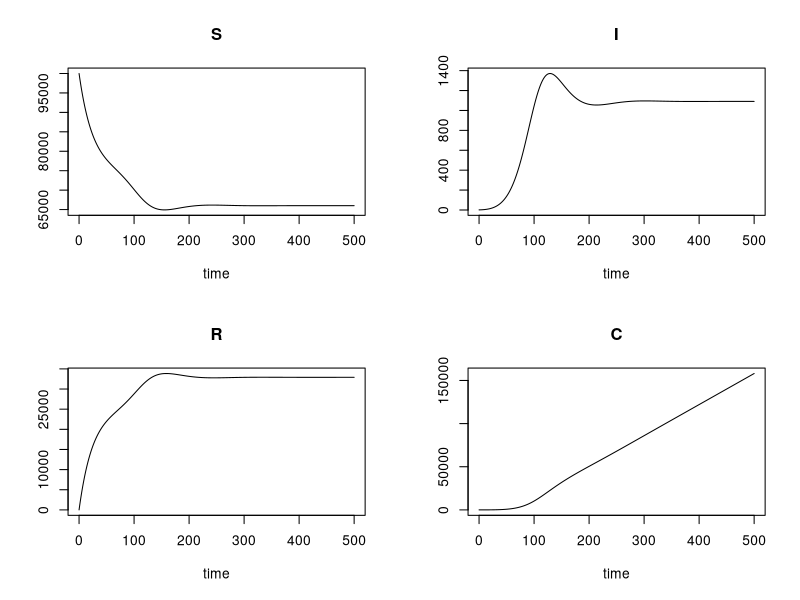
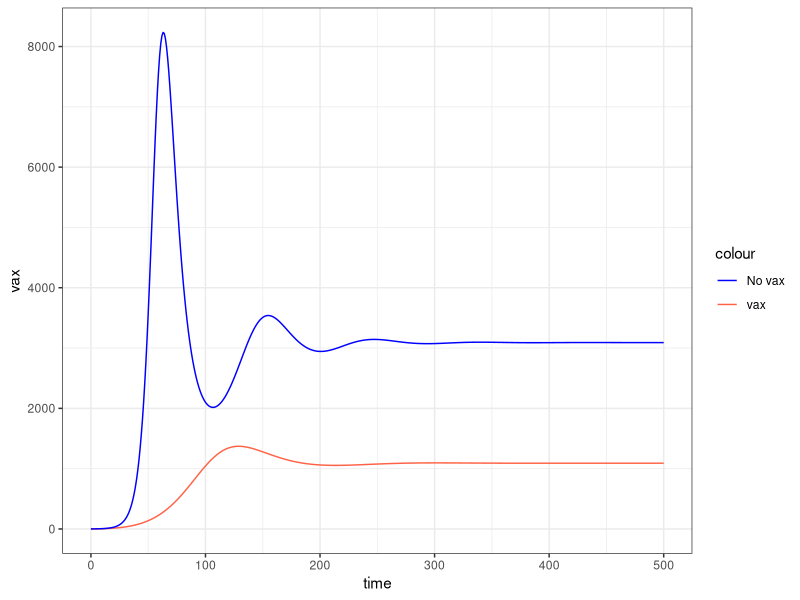
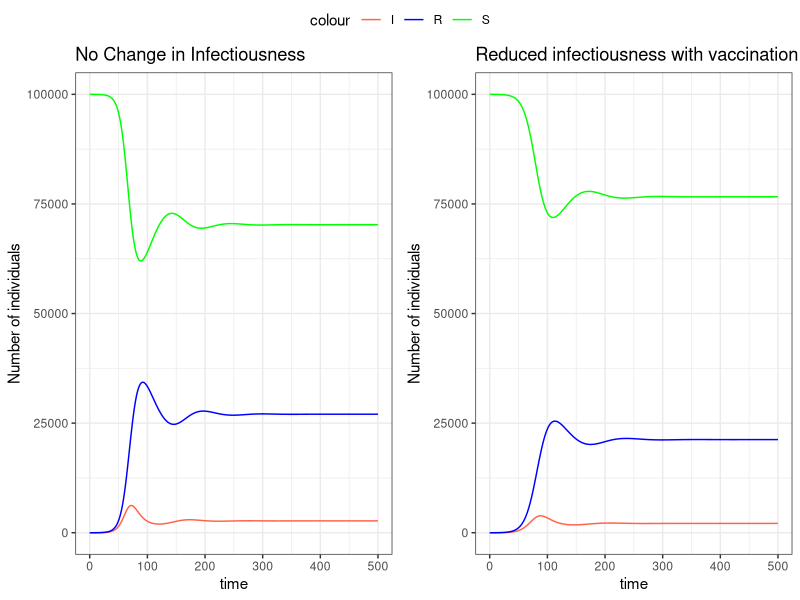
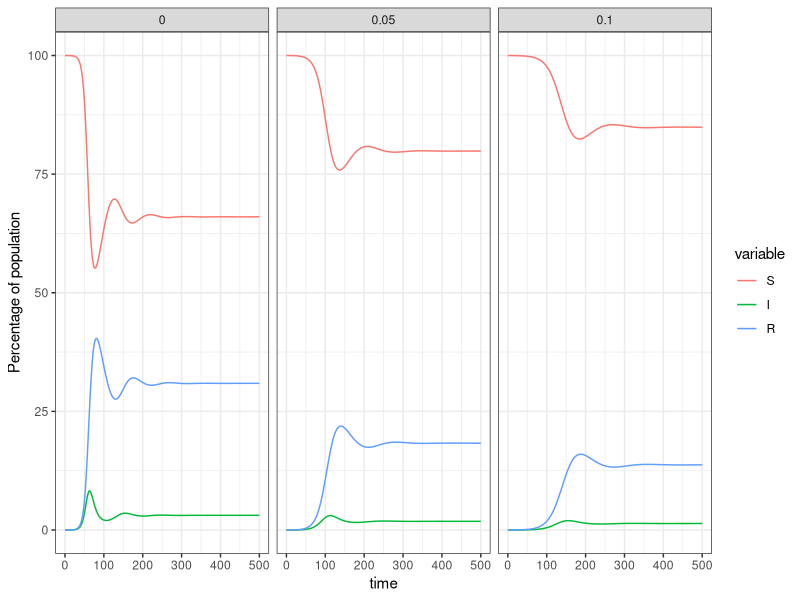
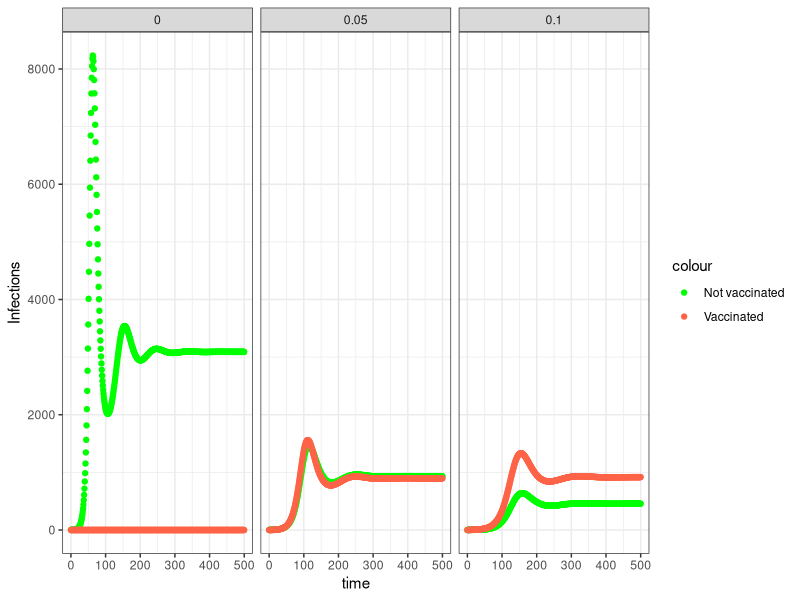
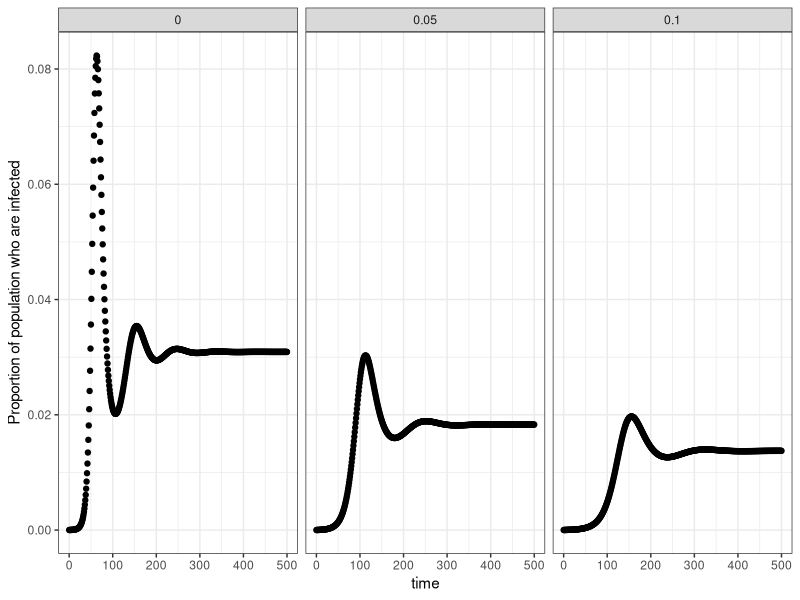
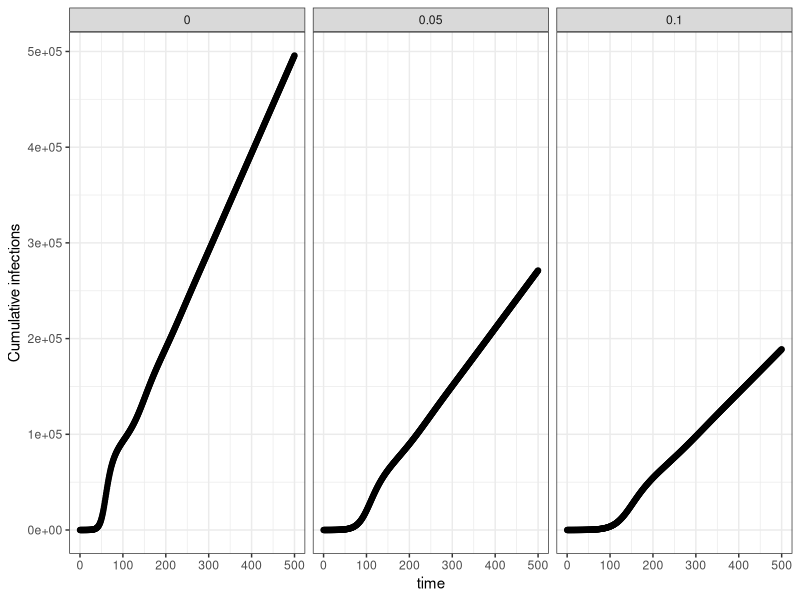
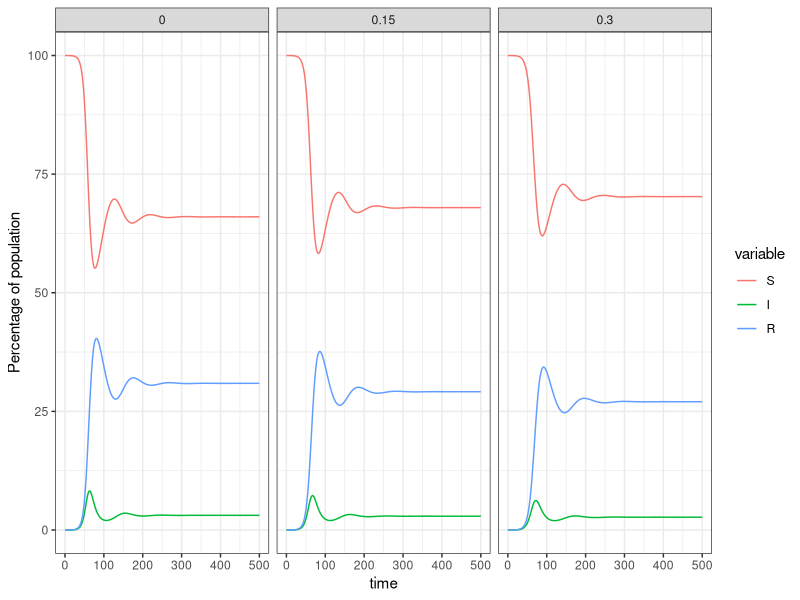

Reproduce these figures in R, in order.
## ---- chunk 1
knitr::opts_chunk$set(echo = TRUE)
library(deSolve)
library(ggplot2)
library(reshape2)
library(dplyr)
library(ggpubr)
## ---- chunk 2
## A. Vaccination provides perfect protection from infection: S -> R ##
OpenSIR_Vax_pp<-function(t, state, params) {
  with(as.list(c(state, params)),{
    N = S + I + R

    #SIR w/ demography equations from lecture
    dS <- -beta*S*I/N + birth*N - death*S - mu*S
    dI <- beta*S*I/N - death*I - gamma*I
    dR <- gamma*I + mu*S - death*R
    # cumulative incidence
    dC <- beta*S*I/N
    # return the rates of change as a list
    list(c(dS, dI, dR, dC))
  })
}
## ---- chunk 3
# 2. Define parameters and starting compartment sizes
params <- c(beta = 0.5, #effective contact rate (aka transmission rate)
                gamma = 0.3, #recovery rate (1/duration infection)
                birth = 0.03, #birth rate (per capita)
                death = 0.03, #all-cause mortality rate
                mu = 0.01 # vaccination rate
)

# Initial state distribution
state.pp <- c(S = 99999, #population of 100,000, 1 person starts of infected
              I = 1,
              R = 0,
              C = 0)
## ---- chunk 4
T_end <- 500 #run model for 500 time steps (e.g. months)
times <- seq(0, T_end, by = 1) #runs the model for 500 time steps (e.g. months), and computes output at each time step

# Run the base-case
output.vax.pp <- ode(y = state.pp, times = times, func = OpenSIR_Vax_pp, parms = params)
## ---- chunk 5
# Plot the basecase result
plot(output.vax.pp)
## ---- chunk 6
# Copy parameters
temp_param <- params
# Set vaccination rate = 0
temp_param['mu'] = 0
# Run ode solver and save the outcome in temperary output variable
temp_output <-  ode(y = state.pp, times = times, func = OpenSIR_Vax_pp, parms = temp_param)
# Create a dataset to compare no_vax and vax output
I_dt <- data.frame(time = temp_output[,'time'],no_vax = temp_output[,'I'], vax = output.vax.pp[,'I'])
# Plot the dataset
ggplot(I_dt)+
  geom_line(aes(time,vax,color='vax'))+
  geom_line(aes(time,no_vax,color='No vax'))+
  theme_bw()+
  scale_color_manual(values=c("blue","tomato"))
## ---- chunk 7
## B. Vaccination provides imperfect protection from infection ##
# B-1. No change in infectiousness
# 1. Define model function
OpenSIR_Vax_ip1<-function(t, state, params) {
  with(as.list(c(state, params)),{
    N = S_NotV + S_V + I_NotV + I_V + R_NotV + R_V

    #compartments without vaccination
    dS_NotV <- -beta*S_NotV*(I_NotV+I_V)/N + birth*N - death*S_NotV - mu*S_NotV
    dI_NotV <- beta*S_NotV*(I_NotV+I_V)/N - death*I_NotV - gamma*I_NotV
    dR_NotV <- gamma*I_NotV - death*R_NotV
    #compartments with vaccination
    dS_V <- -beta*S_V*(I_NotV+I_V)/N*(1-alpha) - death*S_V + mu*S_NotV
    dI_V <- beta*S_V*(I_NotV+I_V)/N*(1-alpha) - death*I_V - gamma*I_V
    dR_V <- gamma*I_V - death*R_V

    #cumulative number of cases
    dC <- beta*S_NotV*(I_NotV+I_V)/N + beta*S_V*(I_NotV+I_V)/N*(1-alpha)

    # return the rates of change as a list
    list(c(dS_NotV,dS_V,dI_NotV,dI_V, dR_NotV,dR_V,dC))
  })
}
## ---- chunk 8
# 1. Define model function
# B-2. Change in risk of infecting others with vaccination
OpenSIR_Vax_ip2<-function(t, state, params) {
  with(as.list(c(state, params)),{
    N = S_NotV + S_V + I_NotV + I_V + R_NotV + R_V
    beta.2 = mbeta*beta.1 # transmission rate given vaccination
    #compartments without vaccination
    dS_NotV <- -beta.1*S_NotV*I_NotV/N - beta.2*S_NotV*I_V/N + birth*N - death*S_NotV - mu*S_NotV
    dI_NotV <- beta.1*S_NotV*I_NotV/N + beta.2*S_NotV*I_V/N - death*I_NotV - gamma*I_NotV
    dR_NotV <- gamma*I_NotV - death*R_NotV
    #compartments with vaccination
    dS_V <- -beta.1*S_V*I_NotV/N*(1-alpha) - beta.2*S_V*I_V/N*(1-alpha) - death*S_V + mu*S_NotV
    dI_V <- beta.1*S_V*I_NotV/N*(1-alpha) + beta.2*S_V*I_V/N*(1-alpha) - death*I_V - gamma*I_V
    dR_V <- gamma*I_V - death*R_V

    #cumulative number of cases
    dC <- beta.1*S_NotV*I_NotV/N + beta.1*S_V*I_NotV/N*(1-alpha) + beta.2*S_NotV*I_V/N + beta.2*S_V*I_V/N*(1-alpha)

    # return the rates of change as a list
    list(c(dS_NotV,dS_V,dI_NotV,dI_V, dR_NotV,dR_V, dC))
  })
}
## ---- chunk 9
# 2. Define parameters and starting compartment sizes
params <- c(beta = 0.5, #effective contact rate (aka transmission rate)
                beta.1 = 0.5, # transmission rate given no-vaccination
                mbeta = 0.5, # 1 if no change in infectiousness with vaccination,
                           # less than 1 if reduced infectiousness with vaccination
                gamma = 0.3, #recovery rate (1/duration infection)
                birth = 0.03, #birth rate (per capita)
                death = 0.03, #all-cause mortality rate
                mu = 0.01, # vaccination rate
                alpha = 0.3 # vaccine effectiveness

)

# initial state
state.ip <- c(S_NotV = 99999,
              S_V = 0,
              I_NotV = 1,
              I_V = 0,
              R_NotV = 0,
              R_V = 0,
              C = 0)
## ---- chunk 10
T_end <- 500 #run model for 500 time steps (e.g. months)
times <- seq(0, T_end, by = 1) #runs the model for 500 time steps (e.g. months), and computes output at each time step

# Run ODE solver
output.vax.ip1 <- ode(y = state.ip, times = times, func = OpenSIR_Vax_ip1, parms = params)
output.vax.ip2 <- ode(y = state.ip, times = times, func = OpenSIR_Vax_ip2, parms = params)
# Calculate S, I, and R
output.vax.ip1 <- as.data.frame(output.vax.ip1) %>%
  mutate(S = S_V + S_NotV,
         I = I_V + I_NotV,
         R = R_V + R_NotV)
output.vax.ip2 <- as.data.frame(output.vax.ip2) %>%
  mutate(S = S_V + S_NotV,
         I = I_V + I_NotV,
         R = R_V + R_NotV)
## ---- chunk 11
# Plot base-case outcomes
g1<- ggplot(output.vax.ip1)+
        geom_line(aes(time,S,color="S"))+
        geom_line(aes(time,I,color="I"))+
        geom_line(aes(time,R,color="R"))+
        scale_color_manual(values=c("tomato","blue","green"))+
        ggtitle("No Change in Infectiousness")+
        ylab("Number of individuals")+
        theme_bw()
g2<- ggplot(output.vax.ip2)+
        geom_line(aes(time,S,color="S"))+
        geom_line(aes(time,I,color="I"))+
        geom_line(aes(time,R,color="R"))+
        scale_color_manual(values=c("tomato","blue","green"))+
        ggtitle("Reduced infectiousness with vaccination")+
        ylab("Number of individuals")+
       theme_bw()
# side-by-side plot
ggarrange(g1,g2,common.legend = TRUE)
## ---- chunk 12
# 1. Vaccination rate (on OpenSIR_Vax_ip1)
mu_list <- seq(0,0.1,length.out=3) # a vector of vaccination rate
mu_out_all <- data.frame() # an empty dataset to save outputs

for(this_mu in mu_list){
  temp_param <- params # copy parameters
  temp_param[['mu']] <- this_mu # replace mu
  this_out <- data.frame(ode(y = state.ip, times = times, func = OpenSIR_Vax_ip1, parms = temp_param)) # run ode solver
  # compute S, I, R and save mu in this cycle
  this_out <- this_out %>%
    mutate(N = S_NotV + S_V + I_NotV + I_V + R_NotV + R_V,
           mu = this_mu,
           S = S_NotV + S_V,#total susceptible
           I = I_NotV + I_V, # total infected
           R = R_NotV + R_V) # total recovered
  # stack the result
  if(this_mu == mu_list[1]){
    mu_out_all <- this_out
  }else{
    mu_out_all <- rbind(mu_out_all, this_out)
  }
}
# Change the output data to long-form data
mu_out_all_t <- melt(mu_out_all %>% select(time,S,I,R,N,mu), id.vars=c("time","mu","N"))
# Plot S, I, R
ggplot(mu_out_all_t) +
  geom_line(aes(x=time,y=value/N*100,color=variable))+
  ylab("Percentage of population")+
  facet_wrap(.~mu)+
  theme_bw()
# Plot I stratified by vaccination status
ggplot(mu_out_all)+
  geom_point(aes(x=time,y=I_NotV,color='Not vaccinated'))+
  geom_point(aes(x=time,y=I_V,color='Vaccinated'))+
  ylab("Infections")+
  facet_wrap(.~mu)+
  scale_color_manual(values=c("green","tomato"))+
  theme_bw()
# Plot prevalence of I (I/N)
ggplot(mu_out_all) +
  geom_point(aes(x=time,y=I/N))+
  facet_wrap(.~mu)+
  ylab("Proportion of population who are infected")+
  theme_bw()
# Cumulative number of infections
ggplot(mu_out_all) +
  geom_point(aes(x=time,y=C))+
  facet_wrap(.~mu)+
  ylab("Cumulative infections")+
  theme_bw()
## ---- chunk 13
# 2. Vaccine effectiveness
alpha_list <- seq(0,0.3,length.out=3) # a vector of vaccine effectiveness
alpha_out_all <- data.frame() # an empty dataset to save outputs

for(this_alpha in alpha_list){
  temp_param <- params # copy parameters
  temp_param[['alpha']] <- this_alpha # replace alpha
  this_out <- data.frame(ode(y = state.ip, times = times, func = OpenSIR_Vax_ip1, parms = temp_param)) # run ode solver
  # compute S, I, R and save mu in this cycle
  this_out <- this_out %>%
    mutate(N = S_NotV + S_V + I_NotV + I_V + R_NotV + R_V,
           alpha = this_alpha,
           S = S_NotV + S_V,
           I = I_NotV + I_V,
           R = R_NotV + R_V)
  # Stack the result
  if(this_alpha == alpha_list[1]){
    alpha_out_all <- this_out
  }else{
    alpha_out_all <- rbind(alpha_out_all, this_out)
  }
}
# Change the outcome data to long-form data
alpha_out_all_t <- melt(alpha_out_all%>% select(time,S,I,R,N,alpha), id.vars=c("time","alpha","N"))
# Plot S, I, R
ggplot(alpha_out_all_t) +
  geom_line(aes(x=time,y=value/N*100,color=variable))+
  ylab("Percentage of population")+
  facet_wrap(.~alpha)+
  theme_bw()
# Plot S, I, R stratified by vaccination status
ggplot(alpha_out_all)+
  geom_point(aes(x=time,y=I_NotV,color='Not vaccinated'))+
  geom_point(aes(x=time,y=I_V,color='Vaccinated'))+
  ylab("Infections")+
  facet_wrap(.~alpha)+
  scale_color_manual(values=c("green","tomato"))+
  theme_bw()
# Plot prevalence of I
ggplot(alpha_out_all) +
  geom_point(aes(x=time,y=I/N))+
  facet_wrap(.~alpha)+
  ylab("Prevalence of infection")+
  theme_bw()
# Plot cumulative number of infections
ggplot(alpha_out_all) +
  geom_point(aes(x=time,y=C))+
  facet_wrap(.~alpha)+
  ylab("Cumulative infections")+
  theme_bw()
# Breakthrough infection
ggplot(alpha_out_all)+
  geom_point(aes(x=time,y=I_V))+
  facet_wrap(.~alpha)+
  ylab("Number of breakthrough infections")+
  theme_bw()
## ---- chunk 14
# 3. Ratio of effective contact rate among infected individuals with and without vaccination
mbeta_list <- seq(1,0.7,length.out=3) # a vector of mbeta
mbeta_out_all <- data.frame() # an empty dataset to save outputs

for(this_mbeta in mbeta_list){
  temp_param <- params # copy parameters
  temp_param[['mbeta']] <- this_mbeta # replace mbeta
  this_out <- data.frame(ode(y = state.ip, times = times, func = OpenSIR_Vax_ip2, parms = temp_param)) # run ode solver
  # compute S,I,R and save mbeta in this cycle
  this_out <- this_out %>%
    mutate(N = S_NotV + S_V + I_NotV + I_V + R_NotV + R_V,
           mbeta = this_mbeta,
           S = S_NotV + S_V,
           I = I_NotV + I_V,
           R = R_NotV + R_V)
  # Stack the result
  if(this_mbeta == mbeta_list[1]){
    mbeta_out_all <- this_out
  }else{
    mbeta_out_all <- rbind(mbeta_out_all, this_out)
  }
}
# change the data to long-form data
mbeta_out_all_t <- melt(mbeta_out_all%>% select(time,S,I,R,N,mbeta), id.vars=c("time","mbeta","N"))
# Plot S,I,R
ggplot(mbeta_out_all_t) +
  geom_line(aes(x=time,y=value/N*100,color=variable))+
  facet_wrap(.~mbeta)+
  ylab("Proportion of population")+
  theme_bw()
# plot cumulative number of infections
ggplot(mbeta_out_all) +
  geom_point(aes(x=time,y=C))+
  facet_wrap(.~mbeta)+
  ylab("Cumulative infections")+
  theme_bw()
